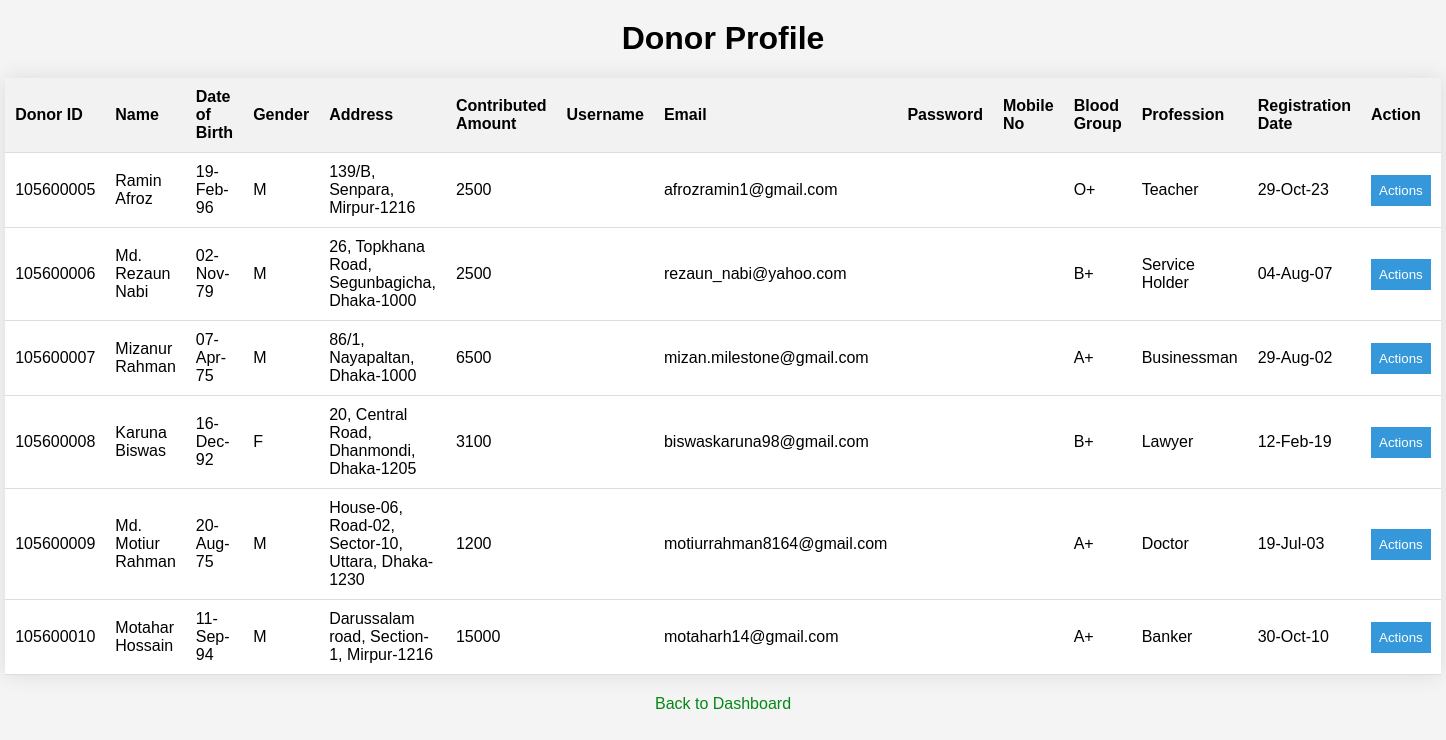
The page /donors.php on the database its author committed.
### tables this page shows
CREATE TABLE `donor_profile` (
  `Donor_ID` varchar(11) NOT NULL,
  `Name` varchar(50) DEFAULT NULL,
  `Date_of_Birth` varchar(9) DEFAULT NULL,
  `Gender` varchar(1) DEFAULT NULL,
  `Address` varchar(50) DEFAULT NULL,
  `Contributed_Amount` varchar(11) DEFAULT NULL,
  `Email` varchar(50) DEFAULT NULL,
  `Blood_Group` varchar(2) DEFAULT NULL,
  `Profession` varchar(50) DEFAULT NULL,
  `Registration_Date` varchar(9) DEFAULT NULL
);

### donors.php (the view, shortened to what this page needs)
<?php
include 'connect.php';
$sql = "SELECT * FROM donor_profile";
$result = $conn->query($sql);
?>
<!DOCTYPE html>
<html lang="en">
<head>
</head>
<body>
    <h1>Donor Profile</h1>
    <table>
        <tr>
            <th>Donor ID</th>
            <th>Name</th>
            <th>Date of Birth</th>
            <th>Gender</th>
            <th>Address</th>
            <th>Contributed Amount</th>
            <th>Username</th>
            <th>Email</th>
            <th>Password</th>
            <th>Mobile No</th>
            <th>Blood Group</th>
            <th>Profession</th>
            <th>Registration Date</th>
            <th>Action</th>
        </tr>
        <?php
        if ($result->num_rows > 0) {
            while ($row = $result->fetch_assoc()) {
                echo "<tr>";
                echo "<td>" . $row["Donor_ID"] . "</td>";
                echo "<td>" . $row["Name"] . "</td>";
                echo "<td>" . $row["Date_of_Birth"] . "</td>";
                echo "<td>" . $row["Gender"] . "</td>";
                echo "<td>" . $row["Address"] . "</td>";
                echo "<td>" . $row["Contributed_Amount"] . "</td>";
                echo "<td>" . $row["Username"] . "</td>";
                echo "<td>" . $row["Email"] . "</td>";
                echo "<td>" . $row["Password"] . "</td>";
                echo "<td>" . $row["Contact_No"] . "</td>";
                echo "<td>" . $row["Blood_Group"] . "</td>";
                echo "<td>" . $row["Profession"] . "</td>";
                echo "<td>" . $row["Registration_Date"] . "</td>";
                echo "<td>
                    <div class='dropdown'>
                        <button class='dropbtn'>Actions</button>
                        <div class='dropdown-content'>
                            <a href='edit_donor.php?id=" . urlencode($row['Donor_ID']) . "'>Edit</a>
                            <a href='#' onclick='confirmDelete(\"" . addslashes($row['Donor_ID']) . "\")'>Delete</a>
                        </div>
                    </div>
                </td>";
                echo "</tr>";
            }
        } else {
            echo "<tr><td colspan='14'>No donor records found.</td></tr>";
        }
        ?>
    </table>
    <div class="navigation">
        <p><a href="admin_dashboard.php">Back to Dashboard</a></p>
    </div>
</body>
</html>

### donors.php (style rules this page uses)
body { font-family: Arial, sans-serif; background-color: #f4f4f4; margin: 0; padding: 0; }
h1 { text-align: center; margin-top: 20px; }
table { width: 90%; margin: 20px auto; border-collapse: collapse; box-shadow: 0 0 20px rgba(0, 0, 0, 0.1); background-color: #fff; }
th, td { padding: 10px; text-align: left; border-bottom: 1px solid #ddd; }
th { background-color: #f2f2f2; }
a { text-decoration: none; color: #058717; }
.navigation { text-align: center; margin-top: 20px; }
.dropdown { position: relative; display: inline-block; }
.dropbtn { background-color: #3498db; color: white; padding: 8px; border: none; cursor: pointer; }

### rows shown on the page
donor_profile: Donor_ID "105600005", Name "Ramin Afroz", Date_of_Birth "19-Feb-96", Gender "M", Address "139/B, Senpara, Mirpur-1216", Contributed_Amount "2500", Email "afrozramin1@gmail.com", Blood_Group "O+", Profession "Teacher", Registration_Date "29-Oct-23"
donor_profile: Donor_ID "105600006", Name "Md. Rezaun Nabi", Date_of_Birth "02-Nov-79", Gender "M", Address "26, Topkhana Road, Segunbagicha, Dhaka-1000", Contributed_Amount "2500", Email "rezaun_nabi@yahoo.com", Blood_Group "B+", Profession "Service Holder", Registration_Date "04-Aug-07"
donor_profile: Donor_ID "105600007", Name "Mizanur Rahman", Date_of_Birth "07-Apr-75", Gender "M", Address "86/1, Nayapaltan, Dhaka-1000", Contributed_Amount "6500", Email "mizan.milestone@gmail.com", Blood_Group "A+", Profession "Businessman", Registration_Date "29-Aug-02"
donor_profile: Donor_ID "105600008", Name "Karuna Biswas", Date_of_Birth "16-Dec-92", Gender "F", Address "20, Central Road, Dhanmondi, Dhaka-1205", Contributed_Amount "3100", Email "biswaskaruna98@gmail.com", Blood_Group "B+", Profession "Lawyer", Registration_Date "12-Feb-19"
donor_profile: Donor_ID "105600009", Name "Md. Motiur Rahman", Date_of_Birth "20-Aug-75", Gender "M", Address "House-06, Road-02, Sector-10, Uttara, Dhaka-1230", Contributed_Amount "1200", Email "motiurrahman8164@gmail.com", Blood_Group "A+", Profession "Doctor", Registration_Date "19-Jul-03"
donor_profile: Donor_ID "105600010", Name "Motahar Hossain", Date_of_Birth "11-Sep-94", Gender "M", Address "Darussalam road, Section-1, Mirpur-1216", Contributed_Amount "15000", Email "motaharh14@gmail.com", Blood_Group "A+", Profession "Banker", Registration_Date "30-Oct-10"
